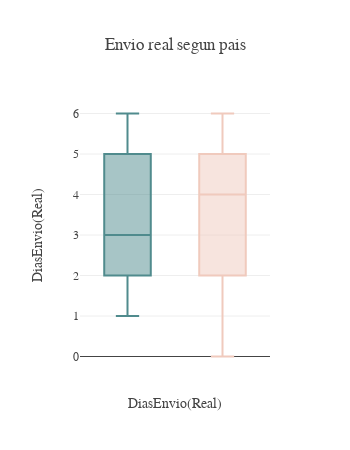

Source (notebook cell):
### Code cell
# Pairplots

fig = ff.create_scatterplotmatrix(plot_df_reducido1, diag='box', index='PaisPedido', colormap=['#508B8D', '#F0CABD']) 
fig.update_traces(marker=dict(size=9, opacity=0.85, line=dict(width=1, color='#F7F7F7')))
fig.update_layout(title="Envio real segun pais", template=temp, 
                  legend=dict(orientation="h", yanchor="bottom", y=1.02, x=.35),
                  height=450, width=350)
fig.show()

### Figure 1 — Plotly figure (JSON) as saved in the notebook; plotly's stock layout.template omitted (floating-point values rounded to 4 significant figures)
{"data": [{"marker": {"color": "rgb(80, 139, 141)", "line": {"color": "#F7F7F7", "width": 1}, "opacity": 0.85, "size": 9}, "showlegend": false, "type": "box", "xaxis": "x", "y": [6, 6, 2, 3, 6, 2, 4, 4, 5, 4, 6, 4, 3, 6, 6, 3, 2, 4, 4, 5, 6, 5, 2, 2, 2, 2, 2, 2, 2, 1, 1, 1, 1, 1, 1, 1, 3, 5, 5, 3, 5, 3, 6, 4, 6, 6, 2, 2, 2, 4, 5, 6, 5, 3, 3, 4, 3, 5, 2, 2, 2, 6, 4, 3, 5, 2, 3, 3, 6, 6, 5, 6, 2, 3, 2, 4, 4, 2, 2, 2, 3, 3, 6, 3, 6, 3, 2, 5, 6, 6, 2, 6, 6, 6, 4, 5, 2, 3, 3, 5], "yaxis": "y"}, {"marker": {"color": "rgb(240, 202, 189)", "line": {"color": "#F7F7F7", "width": 1}, "opacity": 0.85, "size": 9}, "showlegend": false, "type": "box", "xaxis": "x", "y": [4, 4, 4, 2, 6, 3, 2, 3, 2, 3, 6, 3, 2, 6, 5, 4, 5, 2, 5, 4, 3, 5, 3, 4, 3, 2, 2, 6, 3, 4, 2, 2, 5, 4, 4, 5, 5, 5, 2, 5, 2, 2, 4, 4, 4, 3, 5, 4, 4, 3, 4, 4, 4, 4, 4, 2, 6, 2, 2, 3, 2, 0, 2, 6, 0, 2, 2, 6, 5, 4, 2, 4, 3, 2, 4, 1, 4, 5, 3, 2, 2, 6, 4, 2, 3, 6, 6, 2, 6, 3, 5, 4, 6, 6, 6, 3, 2, 3, 4, 4], "yaxis": "y"}], "layout": {"height": 450, "legend": {"orientation": "h", "x": 0.35, "y": 1.02, "yanchor": "bottom"}, "showlegend": true, "title": {"text": "Envio real segun pais"}, "width": 350, "xaxis": {"anchor": "y", "domain": [0, 1], "showticklabels": false, "title": {"text": "DiasEnvio(Real)"}}, "yaxis": {"anchor": "x", "domain": [0, 1], "title": {"text": "DiasEnvio(Real)"}}}}
